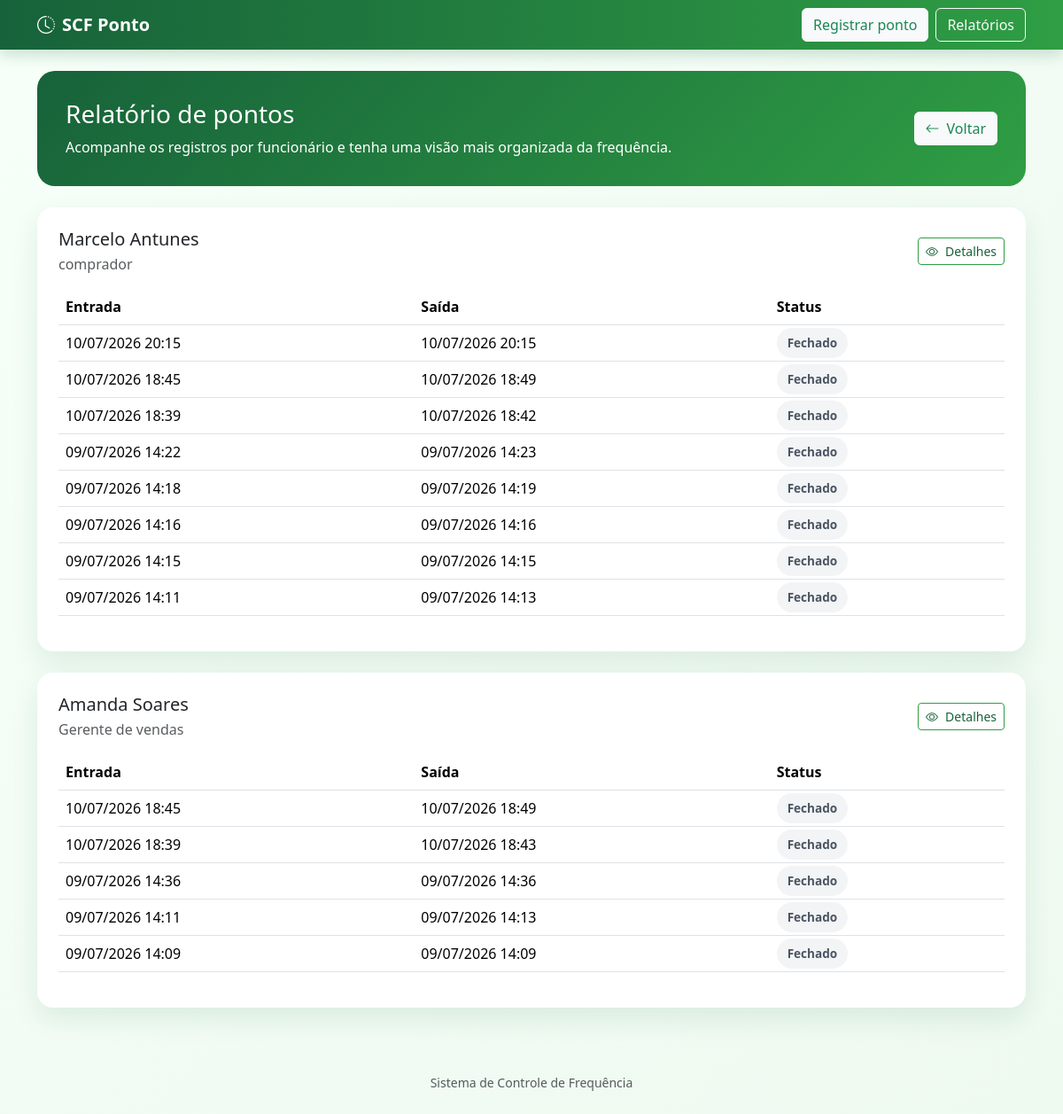
The page /relatorio_pontos/ on the database as committed earlier.
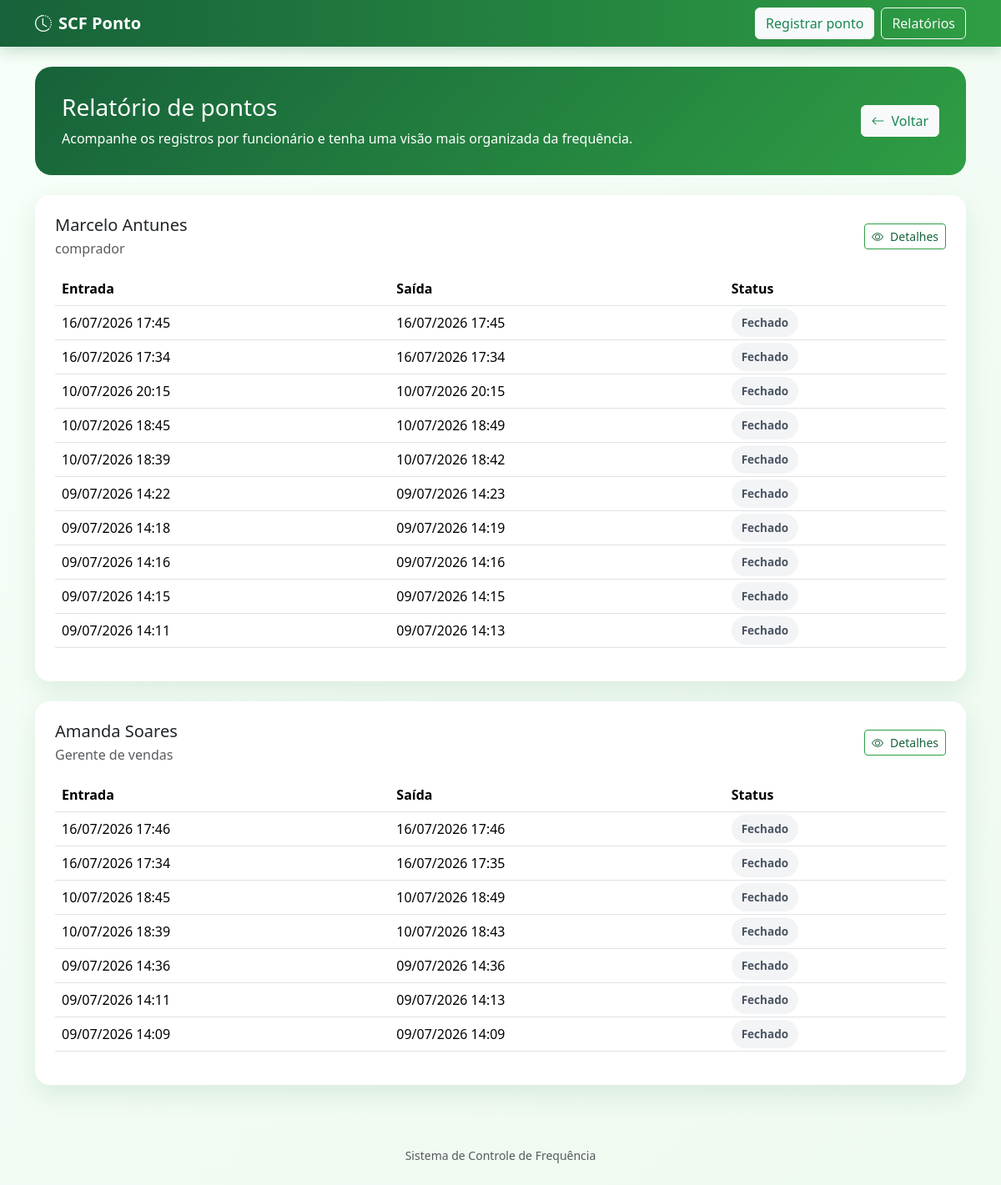
The same page on the database as committed later.
### registers/models.py (models this page shows, shortened)
class Funcionario(models.Model):
    nome_completo = models.CharField(max_length=200)
    cpf = models.CharField(max_length=11, unique=True)
    cargo = models.CharField(max_length=100)
    salario = models.DecimalField(max_digits=10, decimal_places=2)
    senha = models.CharField(
        max_length=4,
        unique=True,
        validators=[senha_validator],
        help_text="Senha numérica de 4 dígitos"
    )

### ponto/models.py (models this page shows, shortened)
class RegistroPonto(models.Model):
    funcionario = models.ForeignKey(Funcionario, on_delete=models.CASCADE, related_name='registros_ponto')
    data_hora_entrada = models.DateTimeField(null=True, blank=True)
    data_hora_saida = models.DateTimeField(null=True, blank=True)
    aberto = models.BooleanField(default=False)

### ponto/views.py (the view)
# urls.py: path('relatorio_pontos/', ponto_views.relatorio_pontos, name='relatorio_pontos'),
def relatorio_pontos(request):
    funcionarios = Funcionario.objects.all()
    dados = []
    for funcionario in funcionarios:
        registros = RegistroPonto.objects.filter(funcionario=funcionario).order_by('-data_hora_entrada')
        dados.append({
            'funcionario': funcionario,
            'registros': registros
        })
    return render(request, 'relatorio.html', {'dados': dados})

### ponto/templates/relatorio.html (shortened to what this page needs)
{% extends 'base.html' %}
{% block content %}
<div class="hero-card mb-4">
    <div class="d-flex justify-content-between align-items-center flex-wrap gap-3">
        <div>
            <h1 class="h3 mb-2">Relatório de pontos</h1>
            <p class="mb-0">Acompanhe os registros por funcionário e tenha uma visão mais organizada da frequência.</p>
        </div>
        <a class="btn btn-light text-success" href="{% url 'listar_funcionarios' %}"><i class="bi bi-arrow-left me-2"></i>Voltar</a>
    </div>
</div>
{% for item in dados %}
<div class="card p-4 mb-4">
    <div class="d-flex justify-content-between align-items-center flex-wrap gap-2 mb-3">
        <div>
            <h2 class="h5 mb-1">{{ item.funcionario.nome_completo }}</h2>
            <p class="text-muted mb-0">{{ item.funcionario.cargo }}</p>
        </div>
        <a class="btn btn-outline-success btn-sm" href="{% url 'relatorio_funcionario' item.funcionario.id %}"><i class="bi bi-eye me-2"></i>Detalhes</a>
    </div>
    <div class="table-responsive">
        <table class="table table-hover align-middle">
            <thead>
                <tr>
                    <th>Entrada</th>
                    <th>Saída</th>
                    <th>Status</th>
                </tr>
            </thead>
            <tbody>
                {% for registro in item.registros %}
                <tr>
                    <td>{{ registro.data_hora_entrada|date:"d/m/Y H:i" }}</td>
                    <td>
                        {% if registro.data_hora_saida %}
                            {{ registro.data_hora_saida|date:"d/m/Y H:i" }}
                        {% else %}
                            -
                        {% endif %}
                    </td>
                    <td>
                        {% if registro.aberto %}
                            <span class="badge-status badge-open">Aberto</span>
                        {% else %}
                            <span class="badge-status badge-closed">Fechado</span>
                        {% endif %}
                    </td>
                </tr>
                {% empty %}
                <tr>
                    <td colspan="3" class="text-center text-muted py-4">Nenhum registro encontrado.</td>
                </tr>
                {% endfor %}
            </tbody>
        </table>
    </div>
</div>
{% endfor %}
{% endblock %}

### registers/templates/base.html (shortened to what this page needs)
<!DOCTYPE html>
<html lang="pt-br">
<head>
    <link href="https://cdn.jsdelivr.net/npm/bootstrap@5.3.3/dist/css/bootstrap.min.css" rel="stylesheet">
    <link rel="stylesheet" href="https://cdn.jsdelivr.net/npm/bootstrap-icons@1.11.2/font/bootstrap-icons.min.css">
</head>
<body>
    {% block header %}
    <nav class="navbar navbar-expand-lg navbar-dark">
        <div class="container">
            <a class="navbar-brand fw-bold" href="{% url 'listar_funcionarios' %}">
                <i class="bi bi-clock-history me-2"></i>SCF Ponto
            </a>
            <div class="d-flex gap-2">
                <a class="btn btn-light text-success" href="{% url 'registrar_ponto' %}">Registrar ponto</a>
                <a class="btn btn-outline-light" href="{% url 'relatorio_pontos' %}">Relatórios</a>
            </div>
        </div>
    </nav>
    {% endblock %}
    <main class="py-4">
        <div class="container">
            {% block content %}{% endblock %}
        </div>
    </main>
    <footer class="text-center py-4 text-muted">
        <small>Sistema de Controle de Frequência </small>
    </footer>
</body>
</html>

### registers/templates/base.html (style rules this page uses)
:root { --verde-escuro: #17623a; --verde-medio: #2f9e44; --verde-claro: #e9f8ee; --verde-hover: #135431; --texto: #21402f; }
body { background: linear-gradient(135deg, #f6fff8 0%, #eef9f0 100%); color: var(--texto); min-height: 100vh; }
.navbar { background: linear-gradient(90deg, var(--verde-escuro), var(--verde-medio)); box-shadow: 0 6px 16px rgba(23, 98, 58, 0.2); }
.btn-outline-success { color: var(--verde-escuro); border-color: var(--verde-medio); }
.card { border: none; border-radius: 18px; box-shadow: 0 12px 30px rgba(23, 98, 58, 0.1); }
.hero-card { background: linear-gradient(135deg, var(--verde-escuro), var(--verde-medio)); color: white; border-radius: 20px; padding: 2rem; }
.table thead { background-color: var(--verde-escuro); color: white; }
.table td, .table th { vertical-align: middle; }
.badge-status { padding: 0.45rem 0.75rem; border-radius: 999px; font-size: 0.85rem; font-weight: 600; }
.badge-closed { background-color: #f3f4f6; color: #4b5563; }

Rows that differ between the two databases and show on the page:
added RegistroPonto: data_hora_entrada "16/07/2026 17:45", data_hora_saida "16/07/2026 17:45", aberto "Fechado", shown under Funcionario "Marcelo Antunes"
added RegistroPonto: data_hora_entrada "16/07/2026 17:34", data_hora_saida "16/07/2026 17:34", aberto "Fechado", shown under Funcionario "Marcelo Antunes"
added RegistroPonto: data_hora_entrada "16/07/2026 17:46", data_hora_saida "16/07/2026 17:46", aberto "Fechado", shown under Funcionario "Amanda Soares"
added RegistroPonto: data_hora_entrada "16/07/2026 17:34", data_hora_saida "16/07/2026 17:35", aberto "Fechado", shown under Funcionario "Amanda Soares"
